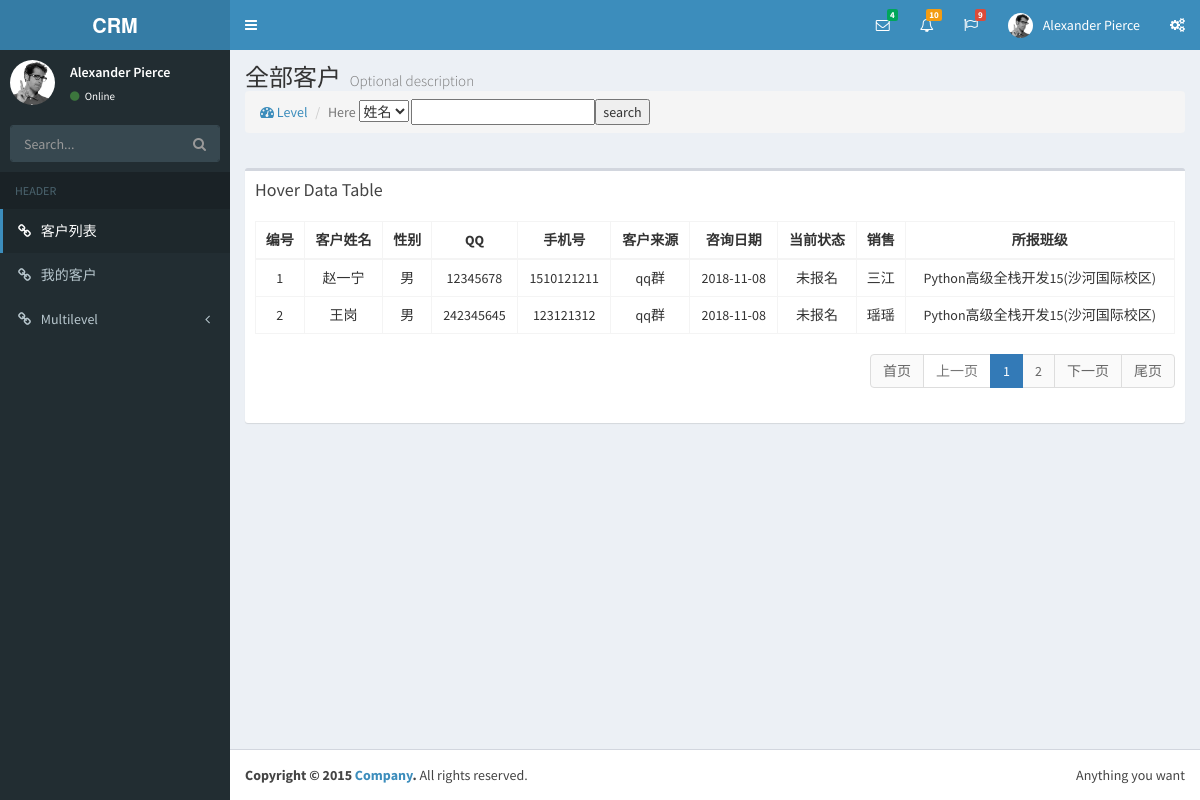
The app's page /customers/list/ (signed in) with its own data.
### app01/models.py (models this page shows, shortened)
class Customer(models.Model):
    qq = models.CharField('QQ', max_length=64, unique=True, help_text='QQ号必须唯一')
    qq_name = models.CharField('QQ昵称', max_length=64, blank=True, null=True)
    name = models.CharField('姓名', max_length=32, blank=True, null=True, help_text='学员报名后，请改为真实姓名')
    sex_type = (('male', '男'), ('female', '女'))
    sex = models.CharField("性别", choices=sex_type, max_length=16, default='male', blank=True, null=True)
    birthday = models.DateField('出生日期', default=None, help_text="格式yyyy-mm-dd", blank=True, null=True)
    phone = models.BigIntegerField('手机号', blank=True, null=True)
    source = models.CharField('客户来源', max_length=64, choices=source_type, default='qq')
    introduce_from = models.ForeignKey('Customer', verbose_name="转介绍自学员", blank=True, null=True,on_delete=models.CASCADE)
    course = MultiSelectField("咨询课程", choices=course_choices)
    class_type = models.CharField("班级类型", max_length=64, choices=class_type_choices, default='fulltime')
    customer_note = models.TextField("客户备注", blank=True, null=True, )
    status = models.CharField("状态", choices=enroll_status_choices, max_length=64, default="unregistered",
                              help_text="选择客户此时的状态")
    date = models.DateTimeField("咨询日期", auto_now_add=True)
    last_consult_date = models.DateField("最后跟进日期", auto_now_add=True)
    next_date = models.DateField("预计再次跟进时间", blank=True, null=True)
    consultant = models.ForeignKey('UserInfo', verbose_name="销售", related_name='customers', blank=True, null=True,on_delete=models.CASCADE )
    class_list = models.ManyToManyField('ClassList', verbose_name="已报班级", )
    def get_classlist(self):
        l=[]
        for cls in self.class_list.all():
            l.append(str(cls))
        return mark_safe(",".join(l))

class UserInfo(AbstractUser):
    tel=models.CharField(max_length=32,null=True,blank=True)
    gender=models.IntegerField(choices=((1,"男"),(2,"女")),default=1)

class ClassList(models.Model):
    course = models.CharField("课程名称", max_length=64, choices=course_choices)
    semester = models.IntegerField("学期")
    campuses = models.ForeignKey('Campuses', verbose_name="校区",on_delete=models.CASCADE)
    price = models.IntegerField("学费", default=10000)
    memo = models.CharField('说明', blank=True, null=True, max_length=100)
    start_date = models.DateField("开班日期")
    graduate_date = models.DateField("结业日期", blank=True, null=True)
    teachers = models.ManyToManyField('UserInfo', verbose_name="老师")
    class_type = models.CharField(choices=class_type_choices, max_length=64, verbose_name='班额及类型', blank=True,
                                  null=True)
    class Meta:
        unique_together = ("course", "semester", 'campuses')
    def __str__(self):
        return "{}{}({})".format(self.get_course_display(), self.semester, self.campuses)

class Campuses(models.Model):
    name = models.CharField(verbose_name='校区', max_length=64)
    address = models.CharField(verbose_name='详细地址', max_length=512, blank=True, null=True)
    def __str__(self):
        return self.name

### app01/views.py (the view)
# urls.py: path('customers/list/', views.customers,name="customers_list"),
def customers(request):
    if reverse("customers_list")==request.path:
        customer_list=Customer.objects.all()
    else:
        customer_list = Customer.objects.filter(consultant=request.user)
    val=request.GET.get("q")
    filter_field="name"
    if val:
        q=Q()
        q.children.append()
        customer_list=customer_list.filter(filter_field=val)
    current_page_num=request.GET.get("page")
    pagination=Pagination(current_page_num,customer_list.count(),request)
    customer_list=customer_list[pagination.start:pagination.end]
    return render(request,"customer_list.html",{"customer_list":customer_list,"pagination":pagination})

### app01/utils/page.py (called while the page is built)
    @property
    def start(self):
        return (self.current_page_num - 1) * self.per_page_num

    @property
    def end(self):
        return self.current_page_num * self.per_page_num

### templates/customer_list.html (shortened to what this page needs)
{% extends "base.html" %}
{% block content %}
    <div class="content-wrapper">
        <section class="content-header">
            <h1>
                全部客户
                <small>Optional description</small>
            </h1>
            <form action="">
                 <ol class="breadcrumb">
                    <li><a href="#"><i class="fa fa-dashboard"></i> Level</a></li>
                    <li class="active">Here</li>
                     <select name="" id="">
                         <option value="name">姓名</option>
                     </select>
                    <input type="text" name="q"><button>search</button>
                </ol>
            </form>
        </section>
        <section class="content">
            <div class="row">
                <div class="col-xs-12">
                    <div class="box">
                        <div class="box-header">
                            <h3 class="box-title">Hover Data Table</h3>
                        </div>
                        <div class="box-body">
                            <table  id="example2" class="text-center table table-bordered table-hover">
                                <thead>
                                    <tr>
                                        <th>编号</th>
                                        <th>客户姓名</th>
                                        <th>性别</th>
                                        <th>QQ</th>
                                        <th>手机号</th>
                                        <th>客户来源</th>
                                        <th>咨询日期</th>
                                        <th>当前状态</th>
                                        <th>销售</th>
                                        <th>所报班级</th>
                                    </tr>
                                </thead>
                                <tbody>
                                 {% for customer in customer_list %}
                                     <tr>
                                          <td>{{ forloop.counter }}</td>
                                          <td>{{ customer.name }}</td>
                                          <td>{{ customer.get_sex_display }}</td>
                                          <td>{{ customer.qq }}</td>
                                          <td>{{ customer.phone }}</td>
                                          <td>{{ customer.get_source_display }}</td>
                                          <td>{{ customer.date|date:'Y-m-d' }}</td>
                                          <td>{{ customer.get_status_display }}</td>
                                          <td>{{ customer.consultant }}</td>
                                          <td>{{ customer.get_classlist }}</td>
                                     </tr>
                                 {% endfor %}
                                </tbody>
                            </table>
                            <nav aria-label="Page navigation" class="pull-right">
                                  <ul class="pagination">
                                     {{ pagination.page_html|safe }}
                                  </ul>
                            </nav>
                        </div>
                    </div>
                </div>
            </div>
        </section>
    </div>
{% endblock %}

### templates/base.html (shortened to what this page needs)
<!DOCTYPE html>
<html>
<head>
  <link rel="stylesheet" href="/static/AdminLTE-2.3.3/bootstrap/css/bootstrap.min.css">
  <link rel="stylesheet" href="https://cdnjs.cloudflare.com/ajax/libs/font-awesome/4.5.0/css/font-awesome.min.css">
  <link rel="stylesheet" href="https://cdnjs.cloudflare.com/ajax/libs/ionicons/2.0.1/css/ionicons.min.css">
  <link rel="stylesheet" href="/static/AdminLTE-2.3.3/dist/css/AdminLTE.min.css">
  <link rel="stylesheet" href="/static/AdminLTE-2.3.3/dist/css/skins/skin-blue.min.css">
</head>
<body class="hold-transition skin-blue sidebar-mini">
<div class="wrapper">
  <header class="main-header">
    <a href="/static/AdminLTE-2.3.3/index2.html" class="logo">
      <span class="logo-lg"><b>CRM</b></span>
    </a>
    <nav class="navbar navbar-static-top" role="navigation">
      <a href="#" class="sidebar-toggle" data-toggle="offcanvas" role="button">
      </a>
      <div class="navbar-custom-menu">
        <ul class="nav navbar-nav">
          <li class="dropdown messages-menu">
            <a href="#" class="dropdown-toggle" data-toggle="dropdown">
              <i class="fa fa-envelope-o"></i>
              <span class="label label-success">4</span>
            </a>
          </li>
          <li class="dropdown notifications-menu">
            <a href="#" class="dropdown-toggle" data-toggle="dropdown">
              <i class="fa fa-bell-o"></i>
              <span class="label label-warning">10</span>
            </a>
          </li>
          <li class="dropdown tasks-menu">
            <a href="#" class="dropdown-toggle" data-toggle="dropdown">
              <i class="fa fa-flag-o"></i>
              <span class="label label-danger">9</span>
            </a>
          </li>
          <li class="dropdown user user-menu">
            <a href="#" class="dropdown-toggle" data-toggle="dropdown">
              <img src="/static/AdminLTE-2.3.3/dist/img/user2-160x160.jpg" class="user-image" alt="User Image">
              <span class="hidden-xs">Alexander Pierce</span>
            </a>
          </li>
          <li>
            <a href="#" data-toggle="control-sidebar"><i class="fa fa-gears"></i></a>
          </li>
        </ul>
      </div>
    </nav>
  </header>
  <aside class="main-sidebar">
    <section class="sidebar">
      <div class="user-panel">
        <div class="pull-left image">
          <img src="/static/AdminLTE-2.3.3/dist/img/user2-160x160.jpg" class="img-circle" alt="User Image">
        </div>
        <div class="pull-left info">
          <p>Alexander Pierce</p>
          <a href="#"><i class="fa fa-circle text-success"></i> Online</a>
        </div>
      </div>
      <form action="#" method="get" class="sidebar-form">
        <div class="input-group">
          <input type="text" name="q" class="form-control" placeholder="Search...">
              <span class="input-group-btn">
                <button type="submit" name="search" id="search-btn" class="btn btn-flat"><i class="fa fa-search"></i>
                </button>
              </span>
        </div>
      </form>
      <ul class="sidebar-menu">
        <li class="header">HEADER</li>
        <li class="active"><a href="/customers/list/"><i class="fa fa-link"></i> <span>客户列表</span></a></li>
        <li><a href="/mycustomers/"><i class="fa fa-link"></i> <span>我的客户</span></a></li>
        <li class="treeview">
          <a href="#"><i class="fa fa-link"></i> <span>Multilevel</span> <i class="fa fa-angle-left pull-right"></i></a>
        </li>
      </ul>
    </section>
  </aside>
  {% block content %}{% endblock %}
  <footer class="main-footer">
    <div class="pull-right hidden-xs">
      Anything you want
    </div>
    <strong>Copyright &copy; 2015 <a href="#">Company</a>.</strong> All rights reserved.
  </footer>
</div>
</body>
</html>

### records on screen
Customer: name "赵一宁", sex "男", qq "12345678", phone "1510121211", source "qq群", date "2018-11-08", status "未报名", consultant "三江", get_classlist "Python高级全栈开发15(沙河国际校区)"
Customer: name "王岗", sex "男", qq "242345645", phone "123121312", source "qq群", date "2018-11-08", status "未报名", consultant "瑶瑶", get_classlist "Python高级全栈开发15(沙河国际校区)"

### other values on screen
{{ pagination.page_html|safe }} "首页 上一页 1 2 下一页 尾页"
